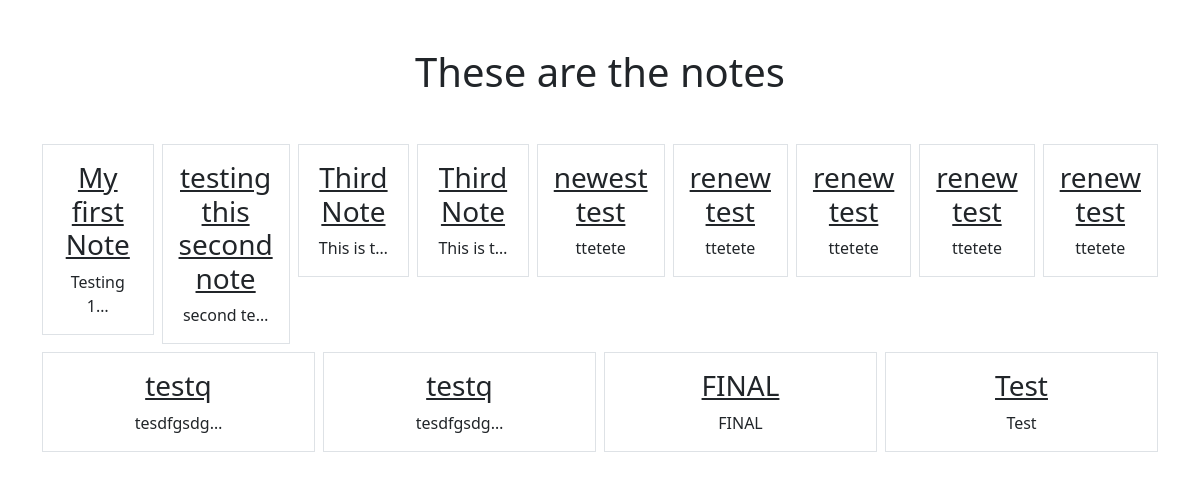
The app's page /notes with its own data.
### notes/models.py (models this page shows)
class Notes(models.Model):
    title = models.CharField(max_length=200)
    text = models.TextField()
    created = models.DateTimeField(auto_now_add=True)

### notes/views.py (the view)
# urls.py: path('notes', views.NotesListView.as_view(), name = 'notes.list'), #added the name = section to link to the button on the home screeen without having to change file path this will help with production
class NotesListView(ListView):
    model = Notes
    context_object_name = "notes"
    template_name = "notes/notes_list.html" #another way to call notes_list.html for this list view

### notes/templates/notes/notes_list.html
{% extends "base.html" %}
{% block content %}
    <h1 class = "my-5">These are the notes</h1>
        <div class = "row row-cols3 g-2">
            {%for note in notes%}
            <div class = "col">
                <div class = "p-3 border">
                        <a href = "{% url 'notes.detail' pk=note.id %}" class='text-dark text-decoration-non'>
                            <h3>{{note.title}}</h3>
                        </a>
                        {{note.text|truncatechars:10}}
                </div>
            </div>
            {%endfor%}
        </div>
{% endblock %}

### static/templates/base.html (shortened to what this page needs)
{%load static%}
<html>
    <head>
        <link href="https://cdn.jsdelivr.net/npm/bootstrap@5.0.1/dist/css/bootstrap.min.css" rel="stylesheet">
    </head>
    <body>
        <div class = "my-5 text-center container">
        {% block content %}
        {% endblock %}
        </div>
    </body>
</html>

### records on screen
Notes: title "My first Note", text "Testing 1…"
Notes: title "testing this second note", text "second te…"
Notes: title "Third Note", text "This is t…"
Notes: title "Third Note", text "This is t…"
Notes: title "newest test", text "ttetete"
Notes: title "renew test", text "ttetete"
Notes: title "renew test", text "ttetete"
Notes: title "renew test", text "ttetete"
Notes: title "renew test", text "ttetete"
Notes: title "testq", text "tesdfgsdg…"
Notes: title "testq", text "tesdfgsdg…"
Notes: title "FINAL", text "FINAL"
Notes: title "Test", text "Test"
